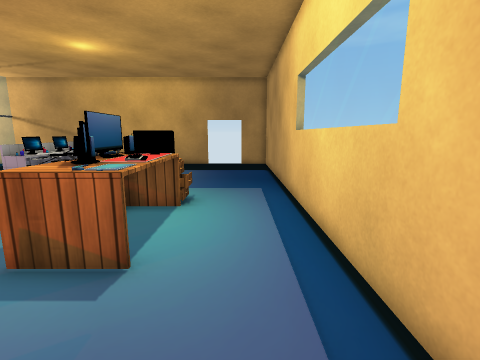
View 1 (above)

18 first-person views from a walk through a 3-D level made in the Unity game engine. The camera is 1.2 m above the floor, tilts 10° down and sees 85° across. The floor is counted in squares, 0.5 m on a side. Each view is taken from the middle of a square. On the plan, view 1 faces up. The plan holds only what a view shows up to about 18 squares ahead; the rest is blank. The player character is not drawn. Some surface patterns are stand-ins.

View 2
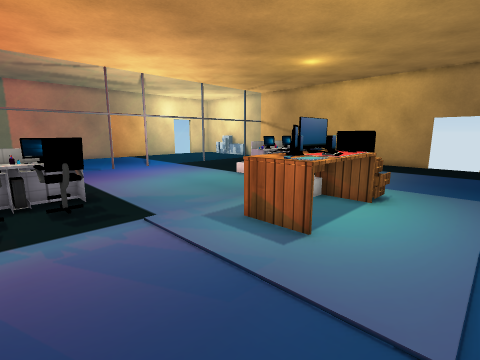

View 3
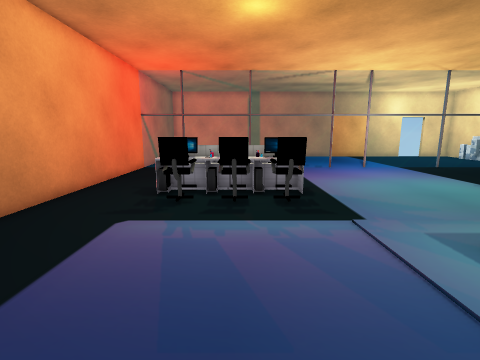

View 4
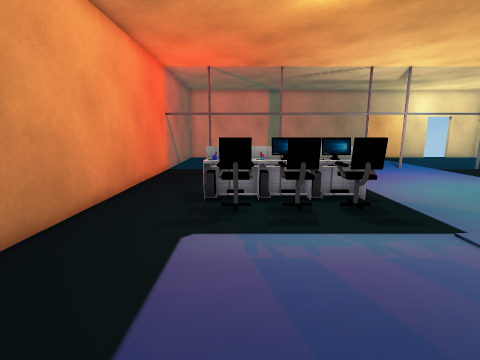

View 5
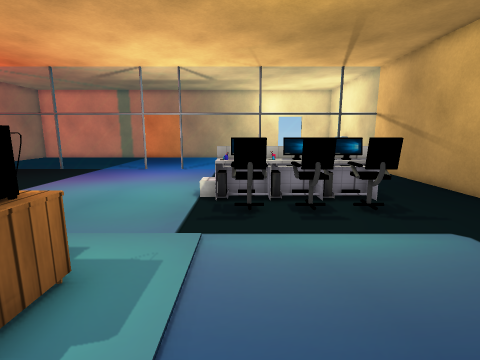

View 6
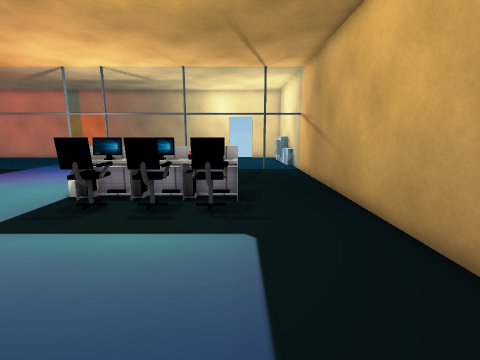

View 7
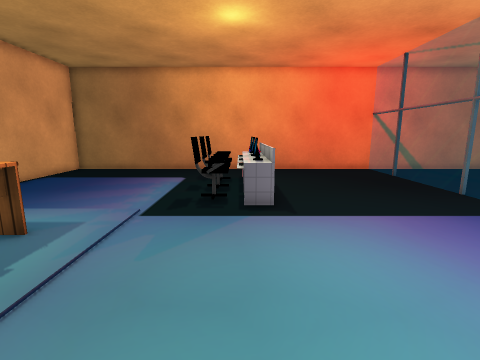

View 8
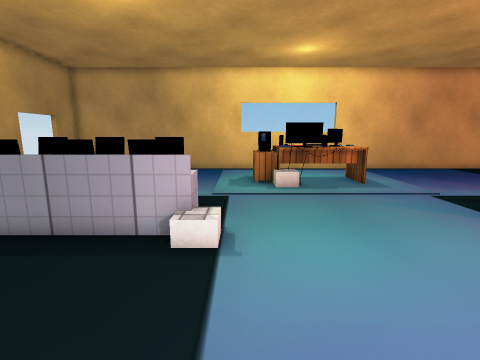

View 9
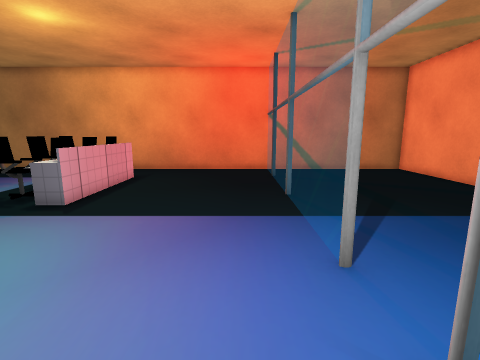

View 10
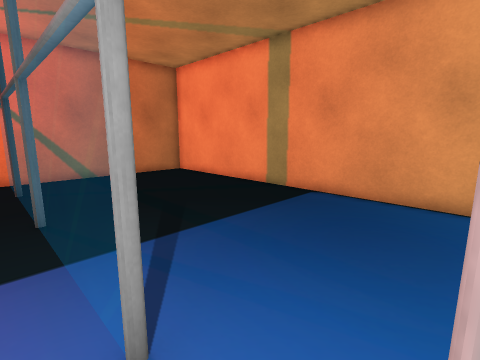

View 11
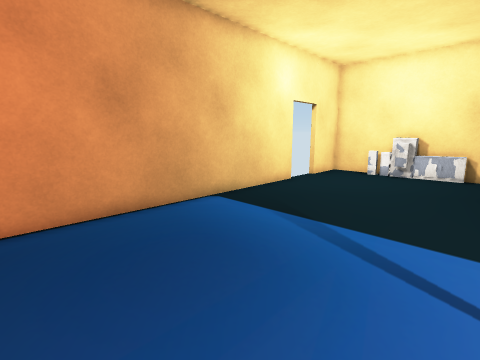

View 12
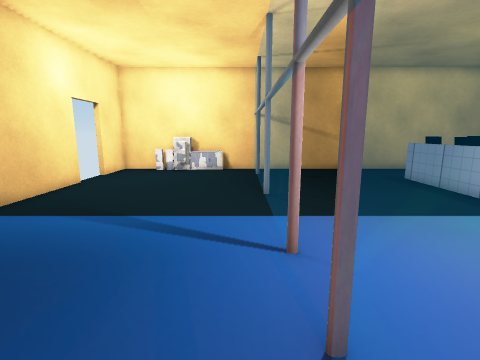

View 13
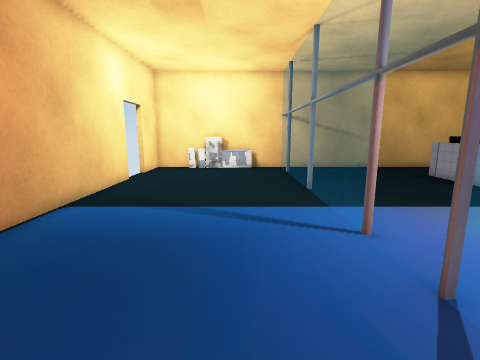

View 14
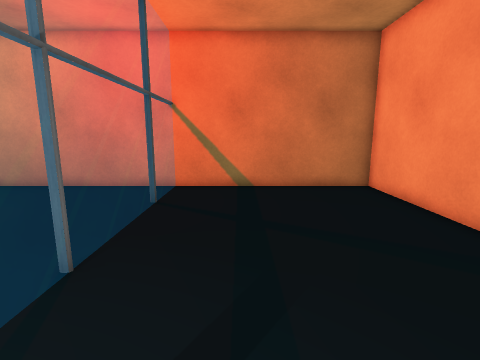

View 15
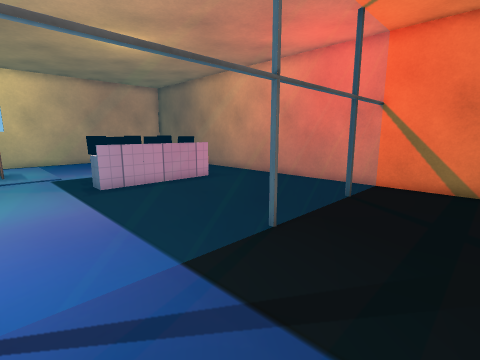

View 16
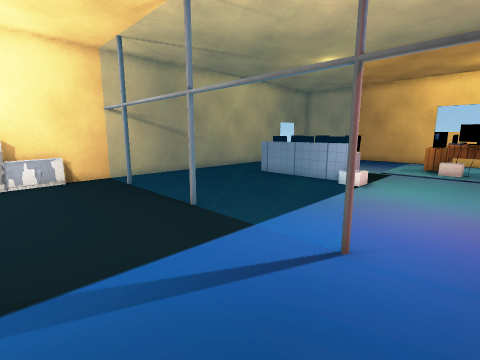

View 17
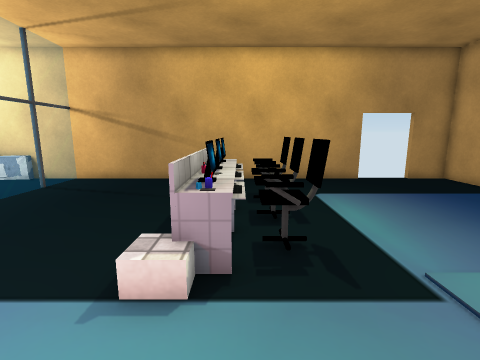

View 18
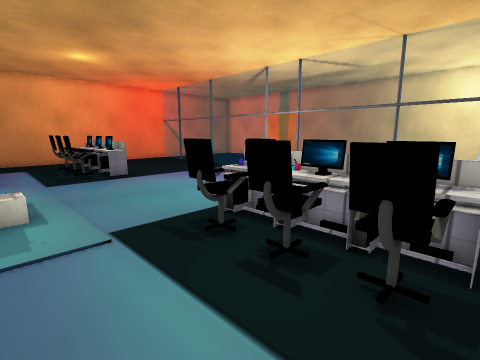

### Floor plan
Key: @ floor where view 1 was taken; # wall or solid block; x gap in a wall; . main floor; : floor 0.75 m higher than the main floor; + floor 1 m higher than the main floor; * floor 1.25 m higher than the main floor; = window, fence, low wall or low ledge; T table; C grey cylinder; O other object.
Columns run from 27 left of view 1 to 2 right of it. Each row starts with its distance up from view 1.
 21 ####OO###################  x##
 20 #..OO....=...................#
 19 #........C...................#
 18  ........=...................#
 17  ........=.......OOO.........#
 16 x........=.......OOOO........#
 15 #........=.......OOOO........#
 14 #........=.......OOOO........#
 13 #........C.......OOOO........#
 12 #........=.......OOOO........#
 11 #........=.......O...........#
 10 #........=...................#
  9 #........=.............T*:...#
  8 #........C.............+++...#
  7 #......................T++...#
  6 #........C.............T++...#
  5 #........=.............+*+...#
  4 #........=...................#
  3 #........=...................#
  2 #........=.......O...........#
  1 #........=.......OOOO........#
  0 #........C.......OOOO......@.#
 -1 #........=.......OOOO........#
 -2 #........=.......OOOO........#
 -3 #........=.......OOOO........#
 -4 #........=.......OOO.........#
 -5 #........C...................#
 -6 #........=...................#
 -7 #........=................   #
 -8 ##############################

Positions as (right, up) in squares from view 1, and headings:
1: (0, 0), facing up
2: (1, -1), facing up-left
3: (1, -1), facing left
4: (0, -3), facing left
5: (0, 12), facing left
6: (0, 17), facing left
7: (-9, 10), facing down
8: (-16, 10), facing right
9: (-16, 10), facing down
10: (-17, 8), facing down-left
11: (-19, 4), facing up-left
12: (-19, 3), facing up
13: (-21, 2), facing up
14: (-21, 4), facing down
15: (-22, 5), facing down-right
16: (-23, 6), facing up-right
17: (-9, 7), facing up
18: (-4, 17), facing down-left
